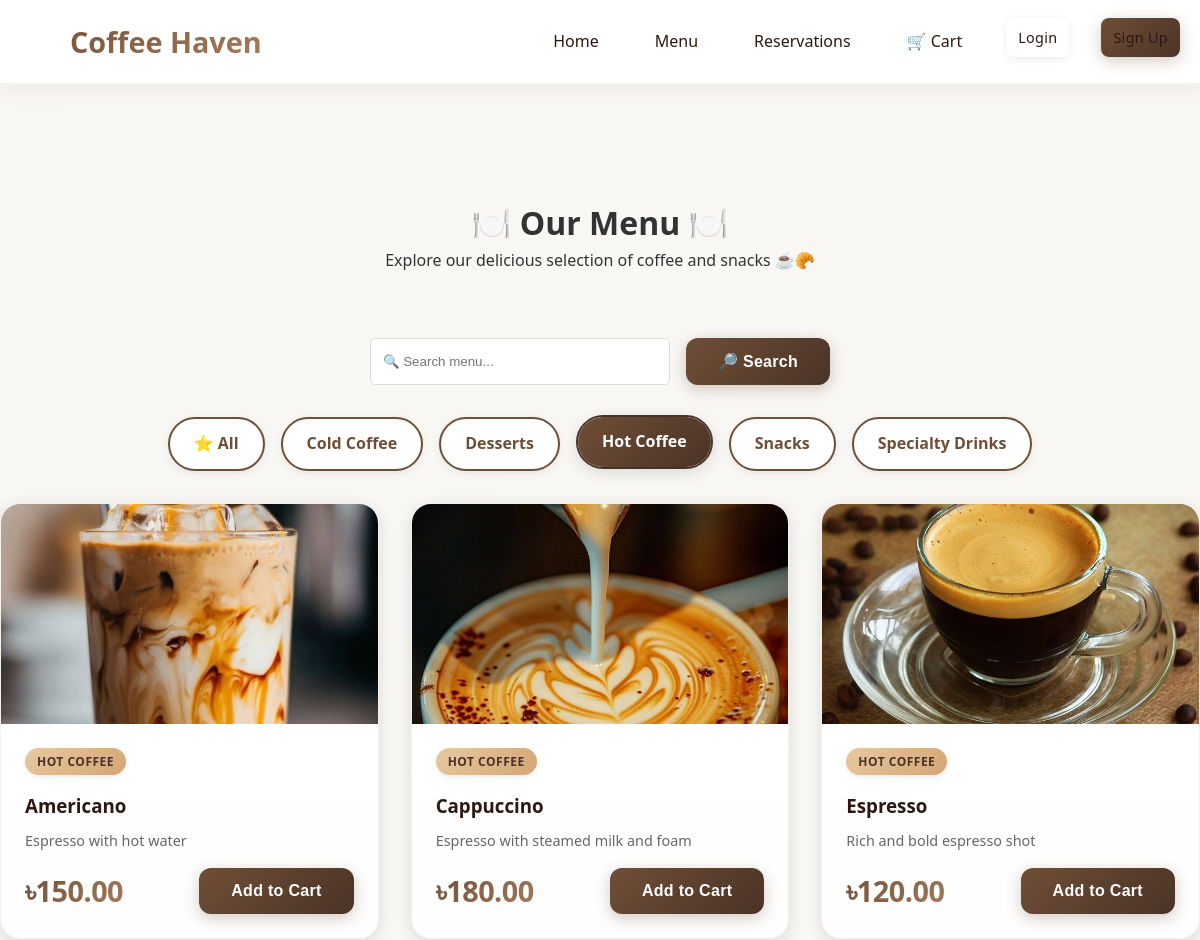
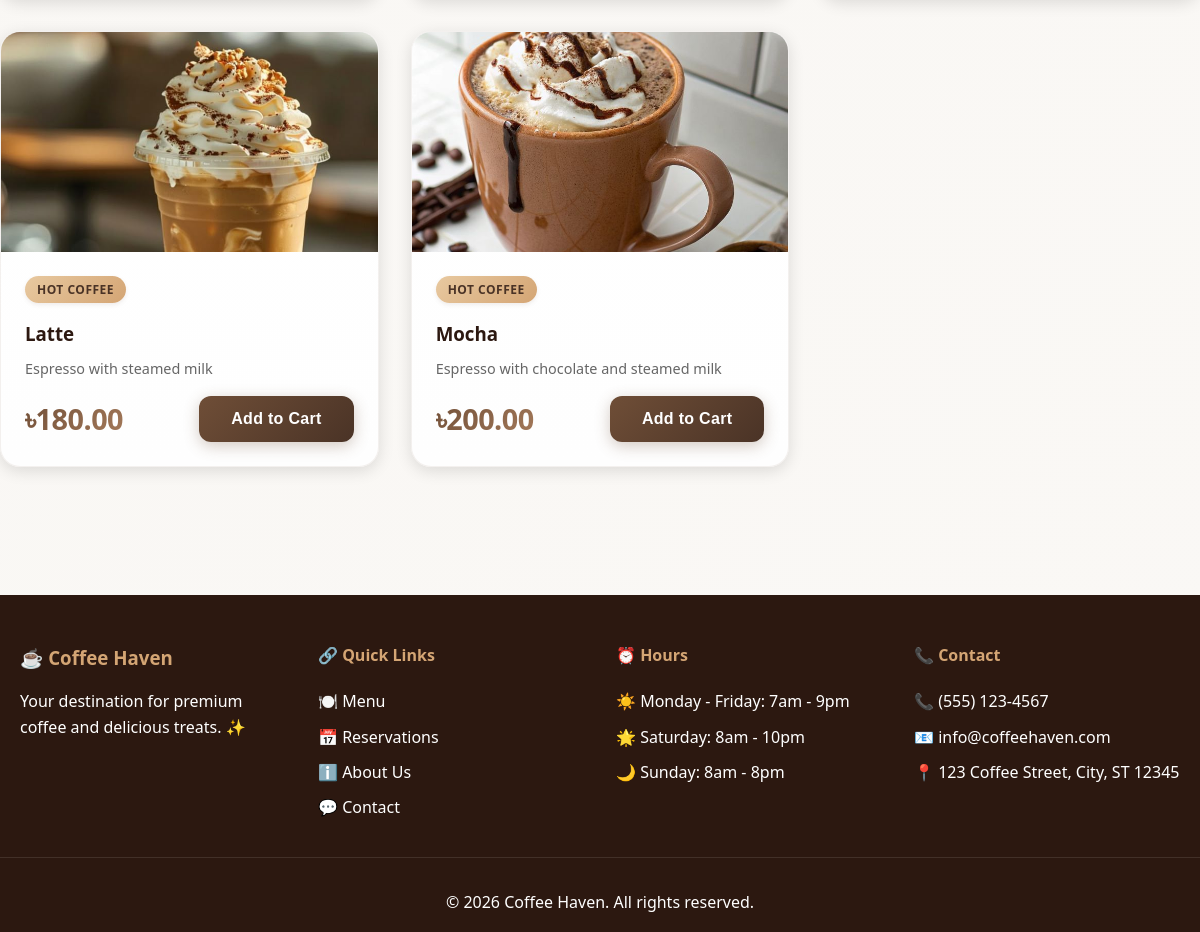
The app's page /menu.php?category=1 with its own data (2 pictures, top to bottom).
### tables this page shows
CREATE TABLE IF NOT EXISTS categories (
    id INT PRIMARY KEY AUTO_INCREMENT,
    name VARCHAR(50) NOT NULL,
    description TEXT,
    image VARCHAR(255)
);

CREATE TABLE IF NOT EXISTS products (
    id INT PRIMARY KEY AUTO_INCREMENT,
    name VARCHAR(100) NOT NULL,
    description TEXT,
    price DECIMAL(10, 2) NOT NULL,
    category_id INT,
    image VARCHAR(255),
    stock INT DEFAULT 0,
    is_available BOOLEAN DEFAULT TRUE,
    created_at TIMESTAMP DEFAULT CURRENT_TIMESTAMP,
    FOREIGN KEY (category_id) REFERENCES categories(id) ON DELETE SET NULL
);

### includes/functions.php (called while the page is built, shortened)
<?php
function format_price($price) {
    return CURRENCY . number_format($price, 2);
}
?>

### menu.php (the view, shortened to what this page needs)
<?php
require_once 'includes/functions.php';
$conn = getDBConnection();
$categories_result = $conn->query("SELECT * FROM categories ORDER BY name");
$category_filter = isset($_GET['category']) ? (int)$_GET['category'] : 0;
$search = isset($_GET['search']) ? sanitize_input($_GET['search']) : '';
$query = "SELECT p.*, c.name as category_name FROM products p
          LEFT JOIN categories c ON p.category_id = c.id
          WHERE p.is_available = 1";
if ($category_filter > 0) {
    $query .= " AND p.category_id = " . $category_filter;
}
$query .= " ORDER BY p.name";
$products_result = $conn->query($query);
?>
<!DOCTYPE html>
<html lang="en">
<head>
    <link rel="stylesheet" href="assets/css/style.css">
</head>
<body>
    <?php include 'includes/header.php'; ?>
    <div class="menu-container">
        <div class="menu-header">
            <h1>🍽️ Our Menu 🍽️</h1>
            <p>Explore our delicious selection of coffee and snacks ☕🥐</p>
        </div>
        <div class="menu-filters">
            <form method="GET" class="search-form">
                <input type="text" name="search" placeholder="🔍 Search menu..." value="<?php echo htmlspecialchars($search); ?>">
                <button type="submit" class="btn btn-primary">🔎 Search</button>
            </form>
            <div class="category-filters">
                <a href="menu.php" class="filter-btn <?php echo $category_filter == 0 ? 'active' : ''; ?>">⭐ All</a>
                <?php while ($category = $categories_result->fetch_assoc()): ?>
                    <a href="menu.php?category=<?php echo $category['id']; ?>"
                       class="filter-btn <?php echo $category_filter == $category['id'] ? 'active' : ''; ?>">
                        <?php echo htmlspecialchars($category['name']); ?>
                    </a>
                <?php endwhile; ?>
            </div>
        </div>
        <div class="products-grid">
            <?php if ($products_result->num_rows > 0): ?>
                <?php while ($product = $products_result->fetch_assoc()): ?>
                    <div class="product-card">
                        <div class="product-image">
                            <img src="assets/images/products/<?php echo htmlspecialchars($product['image']); ?>"
                                 alt="<?php echo htmlspecialchars($product['name']); ?>"
                                 onerror="this.src='assets/images/placeholder.png'">
                        </div>
                        <div class="product-info">
                            <span class="product-category"><?php echo htmlspecialchars($product['category_name']); ?></span>
                            <h3><?php echo htmlspecialchars($product['name']); ?></h3>
                            <p><?php echo htmlspecialchars($product['description']); ?></p>
                            <div class="product-footer">
                                <span class="price"><?php echo format_price($product['price']); ?></span>
                                <form method="POST" action="cart.php" class="add-to-cart-form">
                                    <button type="submit" class="btn btn-primary">Add to Cart</button>
                                </form>
                            </div>
                        </div>
                    </div>
                <?php endwhile; ?>
            <?php else: ?>
                <p class="no-products">No products found.</p>
            <?php endif; ?>
        </div>
    </div>
    <?php
    include 'includes/footer.php';
    ?>
</body>
</html>

### records on screen
categories: name "Cold Coffee"
categories: name "Desserts"
categories: name "Hot Coffee"
categories: name "Snacks"
categories: name "Specialty Drinks"
products: image (picture), category.name "HOT COFFEE", name "Americano", description "Espresso with hot water", price "৳150.00"
products: image (picture), category.name "HOT COFFEE", name "Cappuccino", description "Espresso with steamed milk and foam", price "৳180.00"
products: image (picture), category.name "HOT COFFEE", name "Espresso", description "Rich and bold espresso shot", price "৳120.00"
products: image (picture), category.name "HOT COFFEE", name "Latte", description "Espresso with steamed milk", price "৳180.00"
products: image (picture), category.name "HOT COFFEE", name "Mocha", description "Espresso with chocolate and steamed milk", price "৳200.00"

### other values on screen
SITE_NAME "Coffee Haven"
